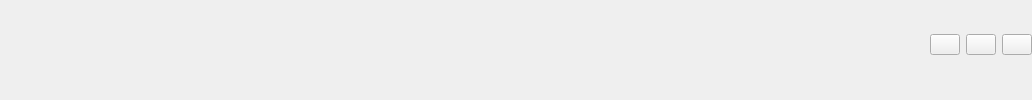
    <widget class="QGroupBox" name="groupBox_2">
     <property name="styleSheet">
      <string notr="true">QGroupBox
{
  border:0px;
}</string>
     </property>
     <property name="title">
      <string/>
     </property>
     <layout class="QHBoxLayout" name="horizontalLayout">
      <property name="topMargin">
       <number>0</number>
      </property>
      <property name="rightMargin">
       <number>0</number>
      </property>
      <item>
       <spacer name="horizontalSpacer">
        <property name="orientation">
         <enum>Qt::Horizontal</enum>
        </property>
        <property name="sizeHint" stdset="0">
         <size>
          <width>919</width>
          <height>20</height>
         </size>
        </property>
       </spacer>
      </item>
      <item>
       <widget class="QPushButton" name="pushButton_min">
        <property name="minimumSize">
         <size>
          <width>30</width>
          <height>21</height>
         </size>
        </property>
        <property name="maximumSize">
         <size>
          <width>30</width>
          <height>21</height>
         </size>
        </property>
        <property name="text">
         <string/>
        </property>
       </widget>
      </item>
      <item>
       <widget class="QPushButton" name="pushButton_mid">
        <property name="minimumSize">
         <size>
          <width>30</width>
          <height>21</height>
         </size>
        </property>
        <property name="maximumSize">
         <size>
          <width>30</width>
          <height>21</height>
         </size>
        </property>
        <property name="text">
         <string/>
        </property>
       </widget>
      </item>
      <item>
       <widget class="QPushButton" name="pushButton_close">
        <property name="minimumSize">
         <size>
          <width>30</width>
          <height>21</height>
         </size>
        </property>
        <property name="maximumSize">
         <size>
          <width>30</width>
          <height>21</height>
         </size>
        </property>
        <property name="text">
         <string/>
        </property>
       </widget>
      </item>
     </layout>
    </widget>
